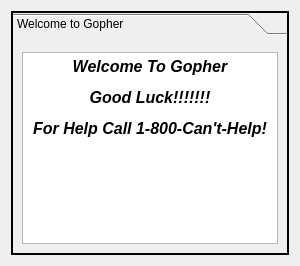
      <widget class="QWidget" name="welcome_2">
       <layout class="QGridLayout" name="gridLayout_13">
        <item row="0" column="0">
         <widget class="QToolBox" name="imageMode_Toolbox">
          <property name="enabled">
           <bool>true</bool>
          </property>
          <property name="font">
           <font>
            <weight>50</weight>
            <italic>false</italic>
            <bold>false</bold>
            <strikeout>false</strikeout>
           </font>
          </property>
          <property name="focusPolicy">
           <enum>Qt::NoFocus</enum>
          </property>
          <property name="contextMenuPolicy">
           <enum>Qt::ActionsContextMenu</enum>
          </property>
          <property name="acceptDrops">
           <bool>false</bool>
          </property>
          <property name="autoFillBackground">
           <bool>true</bool>
          </property>
          <property name="styleSheet">
           <string notr="true">border-color: rgb(0, 0, 0);</string>
          </property>
          <property name="frameShape">
           <enum>QFrame::WinPanel</enum>
          </property>
          <property name="frameShadow">
           <enum>QFrame::Plain</enum>
          </property>
          <property name="lineWidth">
           <number>5</number>
          </property>
          <property name="tabSpacing">
           <number>8</number>
          </property>
          <widget class="QWidget" name="WelcometoGopher">
           <property name="geometry">
            <rect>
             <x>0</x>
             <y>0</y>
             <width>713</width>
             <height>547</height>
            </rect>
           </property>
           <attribute name="icon">
            <iconset>
             <normaloff>NIAID_Logo.jpg</normaloff>NIAID_Logo.jpg</iconset>
           </attribute>
           <attribute name="label">
            <string>Welcome to Gopher</string>
           </attribute>
           <layout class="QGridLayout" name="gridLayout_2">
            <item row="0" column="0">
             <widget class="QTextEdit" name="Welcome">
              <property name="enabled">
               <bool>true</bool>
              </property>
              <property name="font">
               <font>
                <weight>75</weight>
                <italic>true</italic>
                <bold>true</bold>
               </font>
              </property>
              <property name="autoFillBackground">
               <bool>true</bool>
              </property>
              <property name="styleSheet">
               <string notr="true"/>
              </property>
              <property name="lineWidth">
               <number>55</number>
              </property>
              <property name="tabChangesFocus">
               <bool>true</bool>
              </property>
              <property name="undoRedoEnabled">
               <bool>true</bool>
              </property>
              <property name="readOnly">
               <bool>true</bool>
              </property>
              <property name="html">
               <string>&lt;!DOCTYPE HTML PUBLIC &quot;-//W3C//DTD HTML 4.0//EN&quot; &quot;http://www.w3.org/TR/REC-html40/strict.dtd&quot;&gt;
&lt;html&gt;&lt;head&gt;&lt;meta name=&quot;qrichtext&quot; content=&quot;1&quot; /&gt;&lt;style type=&quot;text/css&quot;&gt;
p, li { white-space: pre-wrap; }
&lt;/style&gt;&lt;/head&gt;&lt;body style=&quot; font-family:'MS Shell Dlg 2'; font-size:8.25pt; font-weight:600; font-style:italic;&quot;&gt;
&lt;p align=&quot;center&quot; style=&quot; margin-top:12px; margin-bottom:12px; margin-left:0px; margin-right:0px; -qt-block-indent:0; text-indent:0px;&quot;&gt;&lt;span style=&quot; font-size:12pt;&quot;&gt;Welcome To Gopher&lt;/span&gt;&lt;/p&gt;
&lt;p align=&quot;center&quot; style=&quot; margin-top:12px; margin-bottom:12px; margin-left:0px; margin-right:0px; -qt-block-indent:0; text-indent:0px;&quot;&gt;&lt;span style=&quot; font-size:12pt;&quot;&gt;Good Luck!!!!!!!&lt;/span&gt;&lt;/p&gt;
&lt;p align=&quot;center&quot; style=&quot; margin-top:12px; margin-bottom:12px; margin-left:0px; margin-right:0px; -qt-block-indent:0; text-indent:0px;&quot;&gt;&lt;span style=&quot; font-size:12pt;&quot;&gt;For Help Call 1-800-Can't-Help!&lt;/span&gt;&lt;/p&gt;
&lt;p align=&quot;center&quot; style=&quot; margin-top:12px; margin-bottom:12px; margin-left:0px; margin-right:0px; -qt-block-indent:0; text-indent:0px;&quot;&gt;&lt;img src=&quot;C:\Users\hansentd\Desktop\Image\gopher.jpg&quot; /&gt;&lt;/p&gt;&lt;/body&gt;&lt;/html&gt;</string>
              </property>
              <property name="overwriteMode">
               <bool>true</bool>
              </property>
              <property name="acceptRichText">
               <bool>true</bool>
              </property>
             </widget>
            </item>
           </layout>
          </widget>
         </widget>
        </item>
       </layout>
      </widget>
